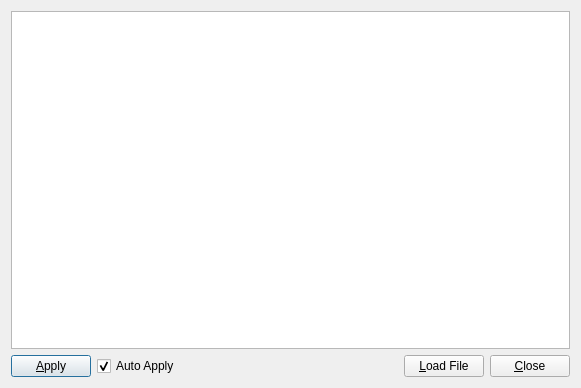
<ui version="4.0" >
 <class>QStyleEditor</class>
 <widget class="QDialog" name="QStyleEditor" >
  <property name="geometry" >
   <rect>
    <x>0</x>
    <y>0</y>
    <width>581</width>
    <height>388</height>
   </rect>
  </property>
  <property name="windowTitle" >
   <string>Help</string>
  </property>
  <layout class="QVBoxLayout" >
   <item>
    <layout class="QVBoxLayout" >
     <item>
      <widget class="QTextEdit" name="textEdit" />
     </item>
     <item>
      <layout class="QHBoxLayout" >
       <item>
        <widget class="QPushButton" name="applyButton" >
         <property name="text" >
          <string>&amp;Apply</string>
         </property>
        </widget>
       </item>
       <item>
        <widget class="QCheckBox" name="autoApply" >
         <property name="enabled" >
          <bool>true</bool>
         </property>
         <property name="text" >
          <string>Auto Apply</string>
         </property>
         <property name="checked" >
          <bool>true</bool>
         </property>
        </widget>
       </item>
       <item>
        <spacer>
         <property name="orientation" >
          <enum>Qt::Horizontal</enum>
         </property>
         <property name="sizeHint" stdset="0" >
          <size>
           <width>40</width>
           <height>20</height>
          </size>
         </property>
        </spacer>
       </item>
       <item>
        <widget class="QLabel" name="label" >
         <property name="text" >
          <string/>
         </property>
        </widget>
       </item>
       <item>
        <widget class="QPushButton" name="loadButton" >
         <property name="text" >
          <string>&amp;Load File</string>
         </property>
        </widget>
       </item>
       <item>
        <widget class="QPushButton" name="closeButton" >
         <property name="text" >
          <string>&amp;Close</string>
         </property>
        </widget>
       </item>
      </layout>
     </item>
    </layout>
   </item>
  </layout>
 </widget>
 <resources/>
 <connections/>
</ui>
